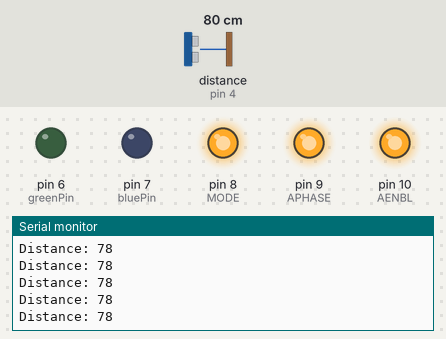
Simulated run of this sketch. Board: Arduino Uno, built with avr-gcc and run on an emulated ATmega328P. Parts: output pins drawn as LEDs (lit = HIGH), the last lines printed to the serial monitor. Wiring (inferred from the names in the program): ultrasonic range finder: trigger pin 3; echo pin 4. The test bench sets the inputs (shaded band); at power-on: distance to the obstacle (sensor on pin 4) 80 cm. The echo pulse lasts 58.3 µs per cm; pins used as bus, display or sensor lines are not drawn.

Above: at 1.2 s.
1.3 s: distance to the obstacle (sensor on pin 4) set to 2 cm
At 1.38 s:
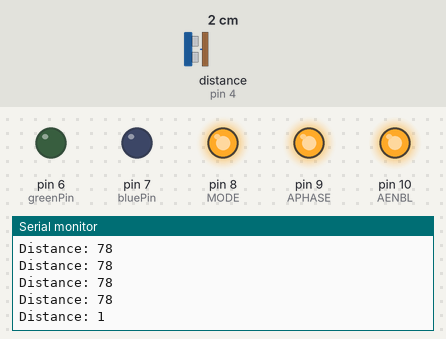
4.3 s: distance to the obstacle (sensor on pin 4) set to 250 cm
At 4.41 s:
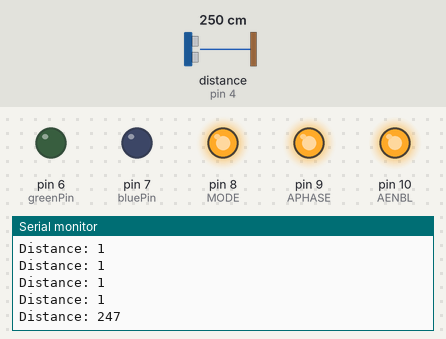
Timing chart, 0 to 7.3 s (numbered marks = the images above; inputs shaded):
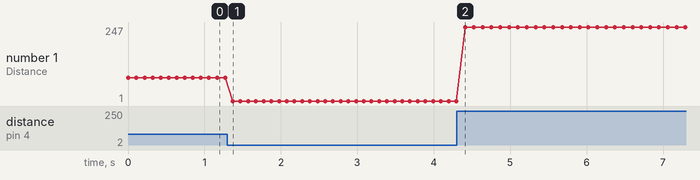

Measured:
- after the input at 1.3 s, the serial monitor: prints a new line after 0.07 s (image 1)
- after the input at 4.3 s, the serial monitor: prints a new line after 0.11 s (image 2)
- plotted number 1: 78 → 1 after the input at 1.3 s, 1 → 247 after the input at 4.3 s

The sketch:

motor_driver.ino
```cpp
//pins declaration
int MODE = 8;
int APHASE = 9;
int AENBL = 10;
int redPin= 3;
int greenPin = 6;
int bluePin = 7;
// motor speed is any number between 0 and 255
int MotorSpeed = 254;

// defines pins numbers
const int trigPin = 3;
const int echoPin = 4;

// defines variables
long duration;
int distance;

void setup() {
  pinMode(trigPin, OUTPUT); // Sets the trigPin as an Output
  pinMode(echoPin, INPUT); // Sets the echoPin as an Input
  pinMode(MODE, OUTPUT);
  pinMode(APHASE, OUTPUT);
  pinMode(AENBL, OUTPUT);
  Serial.begin(9600);
  digitalWrite(MODE, HIGH); //set mode to high
  pinMode(redPin, OUTPUT);
  pinMode(greenPin, OUTPUT);
  pinMode(bluePin, OUTPUT);
   forward(APHASE, AENBL); //move M1 forward
}

void loop() {

 // setColor(255, 0, 0); // Red Color
  //Serial.println("Motor M1 is moving forward");
 // delay(2000); //delay for 2 seconds
  //reverse(APHASE, AENBL); //move M1 reverse
 // setColor(0, 255, 0); // Green Color
 // Serial.println("Motor M1 is moving reverse"); //display message in serial monitor
  //delay(2000); //delay for 2 seconds

  // Clears the trigPin
digitalWrite(trigPin, LOW);
delayMicroseconds(2);

// Sets the trigPin on HIGH state for 10 micro seconds
digitalWrite(trigPin, HIGH);
delayMicroseconds(10);
digitalWrite(trigPin, LOW);

// Reads the echoPin, returns the sound wave travel time in microseconds
duration = pulseIn(echoPin, HIGH);

// Calculating the distance
distance= duration*0.034/2;

// Prints the distance on the Serial Monitor
Serial.print("Distance: ");
Serial.println(distance);
delay(100);
}

void forward(int Phase, int Enable) {
  digitalWrite(Phase, HIGH);
  analogWrite(Enable, MotorSpeed);
}

void reverse(int Phase, int Enable) {
  digitalWrite(Phase, LOW);
  analogWrite(Enable, MotorSpeed);
}
void setColor(int redValue, int greenValue, int blueValue) {
  analogWrite(redPin, redValue);
  analogWrite(greenPin, greenValue);
  analogWrite(bluePin, blueValue);
}
```
